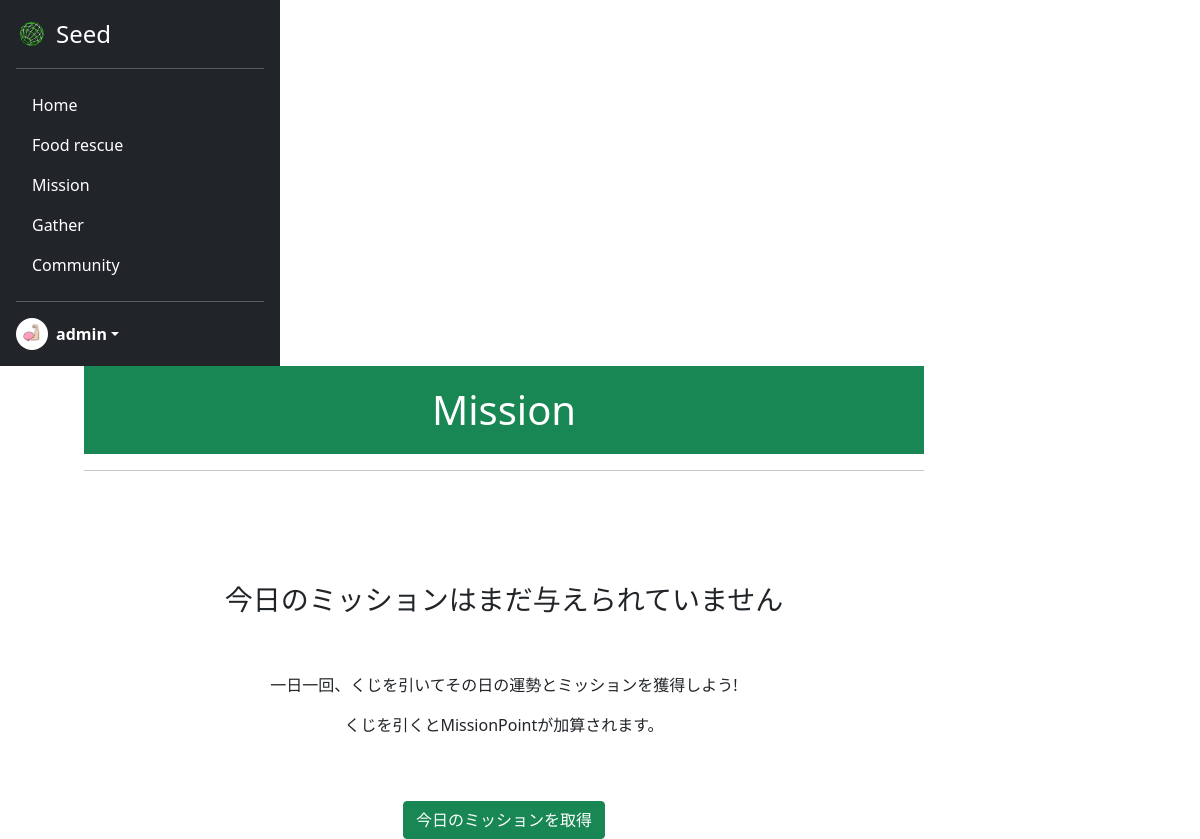
The page /mission/ (signed in) on the database as committed earlier.
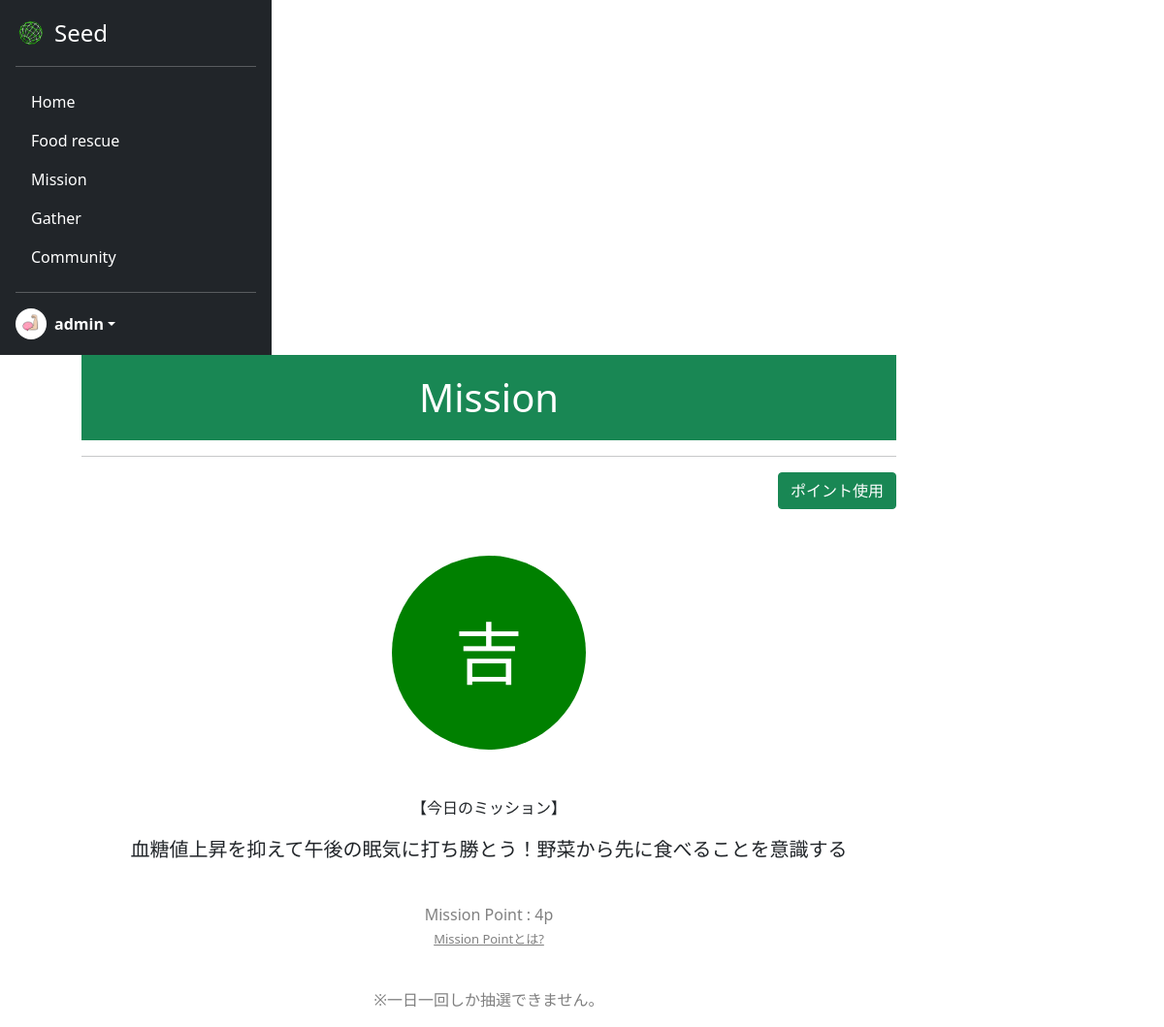
The same page on the database as committed later.
### acount/models.py (models this page shows)
class CustomUser(AbstractUser):
    is_general = models.BooleanField(null=True ,default=True)
    is_active = models.BooleanField(null=True ,default=False)
    mission_point = models.IntegerField(null=False ,default=0)
    profile_pic = models.ImageField(upload_to='profile_pics', blank=True)

### seed/models.py (models this page shows)
class MissionDetail(models.Model):
    user = models.ForeignKey(CustomUser, verbose_name="ユーザー", on_delete=models.CASCADE)
    mission = models.ForeignKey(Mission, verbose_name="ミッション", on_delete=models.CASCADE)
    draw_time = models.DateTimeField(verbose_name="抽選日時")

class Mission(models.Model):
    rank = models.TextField(verbose_name="ランク", max_length=5)
    mission = models.TextField(verbose_name="ミッション", max_length=100)

### seed/views.py (the view)
# urls.py: path('mission/', views.MissionView.as_view(), name='mission'),
class MissionView(TemplateView):
    mission_detail_model = MissionDetail()
    template_name = 'mission.html'
    def get_context_data(self, **kwargs):
        if self.request.user.is_authenticated:
            context = super().get_context_data(**kwargs)
            mission_detail = MissionDetail.objects.filter(user=self.request.user, draw_time=datetime.date.today()).order_by('-draw_time')
            if mission_detail:
                if mission_detail[0].draw_time == datetime.date.today():
                    context['draw_flg'] = True
                context['data'] = mission_detail[0]
            return context
        else:
            return super().get_context_data(**kwargs)

### seed/templates/mission.html (shortened to what this page needs)
{% extends 'mypagebase.html' %}
{% load static %}
{% block content %}
<div class="text-center">
    {% if request.user.is_general %}
        <h1 class="title" style="background-color: #198754; color:white">Mission</h1>
        <hr>
    {% if data %}
        <div class="text-end">
            <a href="{% url 'seed:download_mission_qr' %}" class="btn btn-success">ポイント使用</a>
        </div>
        <br>
        <br>
        <div class="circle">
            <h1>{{data.mission.rank}}</h1>
        </div>
        <br>
        <br>
        <p>【今日のミッション】</p>
        <p style="font-size:20px;">{{data.mission.mission}}</p>
        <br>
        <p style="color:gray;">Mission Point :      {{request.user.mission_point}}p<br>
            <a href="{% url 'seed:pointexplanetion' %}" style="color:gray; font-size:13px;">Mission Pointとは?</a>
        </p>
        <br>
        <p style="color:gray;">※一日一回しか抽選できません。</p>
    {% else %}
        <br>
        <br>
        <br>
        <br>
        <h3>今日のミッションはまだ与えられていません</h3>
        <br>
        <br>
        <p>一日一回、くじを引いてその日の運勢とミッションを獲得しよう!</p>
        <p>くじを引くとMissionPointが加算されます。</p>
        <br>
        <br>
        <a href="{% url 'seed:draw' %}" class="btn btn-success">今日のミッションを取得</a>
    {% endif %}
    {% else %}
        <h1>一般ユーザ専用機能です</h1>
        <a href="{% url 'seed:mypage' %}" class="btn btn-primary">マイページへ</a>
    {% endif %}
</div>
{% endblock %}

### seed/templates/mypagebase.html (shortened to what this page needs)
{% load static %}
<!DOCTYPE html>
<html lang="ja">
<head>
    <link href="https://cdn.jsdelivr.net/npm/bootstrap@5.0.2/dist/css/bootstrap.min.css" rel="stylesheet"
>
    <link rel="stylesheet" type="text/css" href="{% static 'css/style.css' %}">
</head>
<body class="mypage">
    {% if user.is_authenticated %}
    <main style="height:100vh;">
        <div style="display: flex; flex-wrap: wrap; height:100%;">
            <div>
                <div class="d-flex flex-column p-3 text-white bg-dark h-100" style="width: 280px; height:100%;">
                    <a href="{% url 'seed:mypage' %}"
                        class="d-flex align-items-center mb-3 mb-md-0 me-md-auto text-white text-decoration-none">
                        <img class="bi me-2" src="{% static 'assets/img/top/icon.png' %}" style="height:32px">
                        <span class="fs-4">Seed</span>
                    </a>
                    <hr>
                    <ul class="nav nav-pills flex-column mb-auto">
                        <li class="nav-item my-nav">
                            <a href="{% url 'seed:mypage' %}" class="nav-link text-white" aria-current="page">
                                Home
                            </a>
                        </li>
                        <li class="nav-item my-nav">
                            <a href="{% url 'seed:food_rescue' %}" class="nav-link text-white">
                                Food rescue
                            </a>
                        </li>
                        {% if user.is_general %}
                        <li class="nav-item my-nav">
                            <a href="{% url 'seed:mission' %}" class="nav-link text-white">
                                Mission
                            </a>
                        </li>
                        {% endif %}
                        <li class="nav-item my-nav">
                            <a href="{% url 'seed:gather' %}" class="nav-link text-white">
                                Gather
                            </a>
                        </li>
                        <li class="nav-item my-nav">
                            <a href="{% url 'seed:community' %}" class="nav-link text-white">
                                Community
                            </a>
                        </li>
                    </ul>
                    <hr>
                    <div class="dropdown">
                        <a href="#" class="d-flex align-items-center text-white text-decoration-none dropdown-toggle"
                            id="dropdownUser1" data-bs-toggle="dropdown" aria-expanded="false">
                            <img src="{{ user.profile_pic.url }}" alt="" width="32" height="32"
                                class="rounded-circle me-2">
                            <strong>{{ user.username }}</strong>
                        </a>
                    </div>
                </div>
            </div>
            <div style="width:70%; margin-left: 7%;">
                {% block content %}
                {% endblock %}
            </div>
        </div>
    </main>
    {% endif %}
</body>
</html>

Rows that differ between the two databases and show on the page:
changed CustomUser "admin": user.mission_point (not shown) → "4"
added MissionDetail: mission.rank "吉", mission.mission "血糖値上昇を抑えて午後の眠気に打ち勝とう！野菜から先に食べることを意識する"
Other text that changed with them:
text no longer shown: "今日のミッションはまだ与えられていません 一日一回、くじを引いてその日の運勢とミッションを獲得しよう! くじを引くとMissionPointが加算されます。 今日のミッションを取得"
text now shown: "ポイント使用 【今日のミッション】 Mission Point : p Mission Pointとは? ※一日一回しか抽選できません。"
